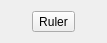
<?xml version="1.0" encoding="UTF-8"?>
<ui version="4.0">
 <class>MainWindow</class>
 <widget class="QMainWindow" name="MainWindow">
  <property name="geometry">
   <rect>
    <x>0</x>
    <y>0</y>
    <width>107</width>
    <height>37</height>
   </rect>
  </property>
  <property name="windowTitle">
   <string>MainWindow</string>
  </property>
  <widget class="QWidget" name="centralWidget">
   <layout class="QGridLayout" name="gridLayout">
    <item row="0" column="0">
     <widget class="QToolButton" name="m_QToolButton_Ruler">
      <property name="text">
       <string>Ruler</string>
      </property>
      <property name="checkable">
       <bool>true</bool>
      </property>
     </widget>
    </item>
   </layout>
  </widget>
 </widget>
 <layoutdefault spacing="6" margin="11"/>
 <resources/>
 <connections/>
</ui>
